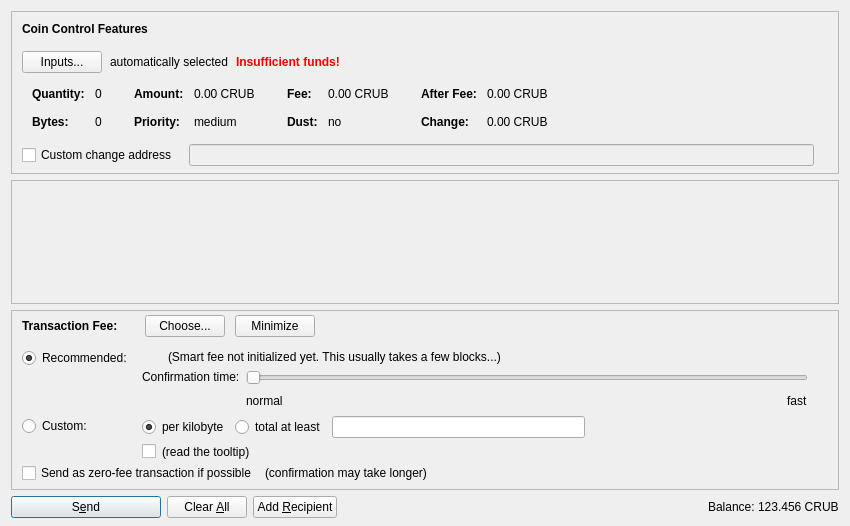
<?xml version="1.0" encoding="UTF-8"?>
<ui version="4.0">
 <class>SendCoinsDialog</class>
 <widget class="QDialog" name="SendCoinsDialog">
  <property name="geometry">
   <rect>
    <x>0</x>
    <y>0</y>
    <width>850</width>
    <height>526</height>
   </rect>
  </property>
  <property name="windowTitle">
   <string>Send Coins</string>
  </property>
  <layout class="QVBoxLayout" name="verticalLayout" stretch="0,1,0,0">
   <property name="bottomMargin">
    <number>8</number>
   </property>
   <item>
    <widget class="QFrame" name="frameCoinControl">
     <property name="sizePolicy">
      <sizepolicy hsizetype="Expanding" vsizetype="Expanding">
       <horstretch>0</horstretch>
       <verstretch>0</verstretch>
      </sizepolicy>
     </property>
     <property name="maximumSize">
      <size>
       <width>16777215</width>
       <height>16777215</height>
      </size>
     </property>
     <property name="frameShape">
      <enum>QFrame::StyledPanel</enum>
     </property>
     <property name="frameShadow">
      <enum>QFrame::Sunken</enum>
     </property>
     <layout class="QVBoxLayout" name="verticalLayoutCoinControl2">
      <property name="spacing">
       <number>0</number>
      </property>
      <property name="leftMargin">
       <number>0</number>
      </property>
      <property name="topMargin">
       <number>0</number>
      </property>
      <property name="rightMargin">
       <number>0</number>
      </property>
      <property name="bottomMargin">
       <number>6</number>
      </property>
      <item>
       <layout class="QVBoxLayout" name="verticalLayoutCoinControl" stretch="0,0,0,0,1">
        <property name="spacing">
         <number>0</number>
        </property>
        <property name="leftMargin">
         <number>10</number>
        </property>
        <property name="topMargin">
         <number>10</number>
        </property>
        <item>
         <layout class="QHBoxLayout" name="horizontalLayoutCoinControl1">
          <property name="bottomMargin">
           <number>15</number>
          </property>
          <item>
           <widget class="QLabel" name="labelCoinControlFeatures">
            <property name="sizePolicy">
             <sizepolicy hsizetype="Preferred" vsizetype="Maximum">
              <horstretch>0</horstretch>
              <verstretch>0</verstretch>
             </sizepolicy>
            </property>
            <property name="font">
             <font>
              <weight>75</weight>
              <bold>true</bold>
             </font>
            </property>
            <property name="styleSheet">
             <string notr="true">font-weight:bold;</string>
            </property>
            <property name="text">
             <string>Coin Control Features</string>
            </property>
           </widget>
          </item>
         </layout>
        </item>
        <item>
         <layout class="QHBoxLayout" name="horizontalLayoutCoinControl2" stretch="0,0,0,0">
          <property name="spacing">
           <number>8</number>
          </property>
          <property name="bottomMargin">
           <number>10</number>
          </property>
          <item>
           <widget class="QPushButton" name="pushButtonCoinControl">
            <property name="styleSheet">
             <string notr="true"/>
            </property>
            <property name="text">
             <string>Inputs...</string>
            </property>
            <property name="autoDefault">
             <bool>false</bool>
            </property>
           </widget>
          </item>
          <item>
           <widget class="QLabel" name="labelCoinControlAutomaticallySelected">
            <property name="text">
             <string>automatically selected</string>
            </property>
            <property name="margin">
             <number>5</number>
            </property>
           </widget>
          </item>
          <item>
           <widget class="QLabel" name="labelCoinControlInsuffFunds">
            <property name="font">
             <font>
              <weight>75</weight>
              <bold>true</bold>
             </font>
            </property>
            <property name="styleSheet">
             <string notr="true">color:red;font-weight:bold;</string>
            </property>
            <property name="text">
             <string>Insufficient funds!</string>
            </property>
            <property name="margin">
             <number>5</number>
            </property>
           </widget>
          </item>
          <item>
           <spacer name="horizontalSpacerCoinControl">
            <property name="orientation">
             <enum>Qt::Horizontal</enum>
            </property>
            <property name="sizeHint" stdset="0">
             <size>
              <width>40</width>
              <height>1</height>
             </size>
            </property>
           </spacer>
          </item>
         </layout>
        </item>
        <item>
         <widget class="QWidget" name="widgetCoinControl" native="true">
          <property name="sizePolicy">
           <sizepolicy hsizetype="Preferred" vsizetype="Preferred">
            <horstretch>0</horstretch>
            <verstretch>0</verstretch>
           </sizepolicy>
          </property>
          <property name="minimumSize">
           <size>
            <width>0</width>
            <height>0</height>
           </size>
          </property>
          <property name="styleSheet">
           <string notr="true"/>
          </property>
          <layout class="QHBoxLayout" name="horizontalLayoutCoinControl5">
           <property name="leftMargin">
            <number>0</number>
           </property>
           <property name="topMargin">
            <number>0</number>
           </property>
           <property name="rightMargin">
            <number>0</number>
           </property>
           <property name="bottomMargin">
            <number>0</number>
           </property>
           <item>
            <layout class="QHBoxLayout" name="horizontalLayoutCoinControl3" stretch="0,0,0,1">
             <property name="spacing">
              <number>20</number>
             </property>
             <property name="topMargin">
              <number>0</number>
             </property>
             <property name="bottomMargin">
              <number>10</number>
             </property>
             <item>
              <layout class="QFormLayout" name="formLayoutCoinControl1">
               <property name="horizontalSpacing">
                <number>10</number>
               </property>
               <property name="verticalSpacing">
                <number>14</number>
               </property>
               <property name="leftMargin">
                <number>10</number>
               </property>
               <property name="topMargin">
                <number>4</number>
               </property>
               <property name="rightMargin">
                <number>6</number>
               </property>
               <item row="0" column="0">
                <widget class="QLabel" name="labelCoinControlQuantityText">
                 <property name="font">
                  <font>
                   <weight>75</weight>
                   <bold>true</bold>
                  </font>
                 </property>
                 <property name="text">
                  <string>Quantity:</string>
                 </property>
                 <property name="margin">
                  <number>0</number>
                 </property>
                </widget>
               </item>
               <item row="0" column="1">
                <widget class="QLabel" name="labelCoinControlQuantity">
                 <property name="cursor">
                  <cursorShape>IBeamCursor</cursorShape>
                 </property>
                 <property name="contextMenuPolicy">
                  <enum>Qt::ActionsContextMenu</enum>
                 </property>
                 <property name="text">
                  <string notr="true">0</string>
                 </property>
                 <property name="margin">
                  <number>0</number>
                 </property>
                 <property name="textInteractionFlags">
                  <set>Qt::LinksAccessibleByMouse|Qt::TextSelectableByKeyboard|Qt::TextSelectableByMouse</set>
                 </property>
                </widget>
               </item>
               <item row="1" column="0">
                <widget class="QLabel" name="labelCoinControlBytesText">
                 <property name="font">
                  <font>
                   <weight>75</weight>
                   <bold>true</bold>
                  </font>
                 </property>
                 <property name="text">
                  <string>Bytes:</string>
                 </property>
                </widget>
               </item>
               <item row="1" column="1">
                <widget class="QLabel" name="labelCoinControlBytes">
                 <property name="cursor">
                  <cursorShape>IBeamCursor</cursorShape>
                 </property>
                 <property name="contextMenuPolicy">
                  <enum>Qt::ActionsContextMenu</enum>
                 </property>
                 <property name="text">
                  <string notr="true">0</string>
                 </property>
                 <property name="textInteractionFlags">
                  <set>Qt::LinksAccessibleByMouse|Qt::TextSelectableByKeyboard|Qt::TextSelectableByMouse</set>
                 </property>
                </widget>
               </item>
              </layout>
             </item>
             <item>
              <layout class="QFormLayout" name="formLayoutCoinControl2">
               <property name="horizontalSpacing">
                <number>10</number>
               </property>
               <property name="verticalSpacing">
                <number>14</number>
               </property>
               <property name="leftMargin">
                <number>6</number>
               </property>
               <property name="topMargin">
                <number>4</number>
               </property>
               <property name="rightMargin">
                <number>6</number>
               </property>
               <item row="0" column="0">
                <widget class="QLabel" name="labelCoinControlAmountText">
                 <property name="font">
                  <font>
                   <weight>75</weight>
                   <bold>true</bold>
                  </font>
                 </property>
                 <property name="text">
                  <string>Amount:</string>
                 </property>
                 <property name="margin">
                  <number>0</number>
                 </property>
                </widget>
               </item>
               <item row="0" column="1">
                <widget class="QLabel" name="labelCoinControlAmount">
                 <property name="cursor">
                  <cursorShape>IBeamCursor</cursorShape>
                 </property>
                 <property name="contextMenuPolicy">
                  <enum>Qt::ActionsContextMenu</enum>
                 </property>
                 <property name="text">
                  <string notr="true">0.00 CRUB</string>
                 </property>
                 <property name="textInteractionFlags">
                  <set>Qt::LinksAccessibleByMouse|Qt::TextSelectableByKeyboard|Qt::TextSelectableByMouse</set>
                 </property>
                </widget>
               </item>
               <item row="1" column="0">
                <widget class="QLabel" name="labelCoinControlPriorityText">
                 <property name="font">
                  <font>
                   <weight>75</weight>
                   <bold>true</bold>
                  </font>
                 </property>
                 <property name="text">
                  <string>Priority:</string>
                 </property>
                </widget>
               </item>
               <item row="1" column="1">
                <widget class="QLabel" name="labelCoinControlPriority">
                 <property name="cursor">
                  <cursorShape>IBeamCursor</cursorShape>
                 </property>
                 <property name="contextMenuPolicy">
                  <enum>Qt::ActionsContextMenu</enum>
                 </property>
                 <property name="text">
                  <string notr="true">medium</string>
                 </property>
                 <property name="textInteractionFlags">
                  <set>Qt::LinksAccessibleByMouse|Qt::TextSelectableByKeyboard|Qt::TextSelectableByMouse</set>
                 </property>
                </widget>
               </item>
              </layout>
             </item>
             <item>
              <layout class="QFormLayout" name="formLayoutCoinControl3">
               <property name="horizontalSpacing">
                <number>10</number>
               </property>
               <property name="verticalSpacing">
                <number>14</number>
               </property>
               <property name="leftMargin">
                <number>6</number>
               </property>
               <property name="topMargin">
                <number>4</number>
               </property>
               <property name="rightMargin">
                <number>6</number>
               </property>
               <item row="0" column="0">
                <widget class="QLabel" name="labelCoinControlFeeText">
                 <property name="font">
                  <font>
                   <weight>75</weight>
                   <bold>true</bold>
                  </font>
                 </property>
                 <property name="text">
                  <string>Fee:</string>
                 </property>
                 <property name="margin">
                  <number>0</number>
                 </property>
                </widget>
               </item>
               <item row="0" column="1">
                <widget class="QLabel" name="labelCoinControlFee">
                 <property name="cursor">
                  <cursorShape>IBeamCursor</cursorShape>
                 </property>
                 <property name="contextMenuPolicy">
                  <enum>Qt::ActionsContextMenu</enum>
                 </property>
                 <property name="text">
                  <string notr="true">0.00 CRUB</string>
                 </property>
                 <property name="textInteractionFlags">
                  <set>Qt::LinksAccessibleByMouse|Qt::TextSelectableByKeyboard|Qt::TextSelectableByMouse</set>
                 </property>
                </widget>
               </item>
               <item row="1" column="0">
                <widget class="QLabel" name="labelCoinControlLowOutputText">
                 <property name="font">
                  <font>
                   <weight>75</weight>
                   <bold>true</bold>
                  </font>
                 </property>
                 <property name="text">
                  <string>Dust:</string>
                 </property>
                </widget>
               </item>
               <item row="1" column="1">
                <widget class="QLabel" name="labelCoinControlLowOutput">
                 <property name="cursor">
                  <cursorShape>IBeamCursor</cursorShape>
                 </property>
                 <property name="contextMenuPolicy">
                  <enum>Qt::ActionsContextMenu</enum>
                 </property>
                 <property name="text">
                  <string notr="true">no</string>
                 </property>
                 <property name="textInteractionFlags">
                  <set>Qt::LinksAccessibleByMouse|Qt::TextSelectableByKeyboard|Qt::TextSelectableByMouse</set>
                 </property>
                </widget>
               </item>
              </layout>
             </item>
             <item>
              <layout class="QFormLayout" name="formLayoutCoinControl4">
               <property name="horizontalSpacing">
                <number>10</number>
               </property>
               <property name="verticalSpacing">
                <number>14</number>
               </property>
               <property name="leftMargin">
                <number>6</number>
               </property>
               <property name="topMargin">
                <number>4</number>
               </property>
               <property name="rightMargin">
                <number>6</number>
               </property>
               <item row="0" column="0">
                <widget class="QLabel" name="labelCoinControlAfterFeeText">
                 <property name="font">
                  <font>
                   <weight>75</weight>
                   <bold>true</bold>
                  </font>
                 </property>
                 <property name="text">
                  <string>After Fee:</string>
                 </property>
                 <property name="margin">
                  <number>0</number>
                 </property>
                </widget>
               </item>
               <item row="0" column="1">
                <widget class="QLabel" name="labelCoinControlAfterFee">
                 <property name="cursor">
                  <cursorShape>IBeamCursor</cursorShape>
                 </property>
                 <property name="contextMenuPolicy">
                  <enum>Qt::ActionsContextMenu</enum>
                 </property>
                 <property name="text">
                  <string notr="true">0.00 CRUB</string>
                 </property>
                 <property name="textInteractionFlags">
                  <set>Qt::LinksAccessibleByMouse|Qt::TextSelectableByKeyboard|Qt::TextSelectableByMouse</set>
                 </property>
                </widget>
               </item>
               <item row="1" column="0">
                <widget class="QLabel" name="labelCoinControlChangeText">
                 <property name="font">
                  <font>
                   <weight>75</weight>
                   <bold>true</bold>
                  </font>
                 </property>
                 <property name="text">
                  <string>Change:</string>
                 </property>
                </widget>
               </item>
               <item row="1" column="1">
                <widget class="QLabel" name="labelCoinControlChange">
                 <property name="cursor">
                  <cursorShape>IBeamCursor</cursorShape>
                 </property>
                 <property name="contextMenuPolicy">
                  <enum>Qt::ActionsContextMenu</enum>
                 </property>
                 <property name="text">
                  <string notr="true">0.00 CRUB</string>
                 </property>
                 <property name="textInteractionFlags">
                  <set>Qt::LinksAccessibleByMouse|Qt::TextSelectableByKeyboard|Qt::TextSelectableByMouse</set>
                 </property>
                </widget>
               </item>
              </layout>
             </item>
            </layout>
           </item>
          </layout>
         </widget>
        </item>
        <item>
         <layout class="QHBoxLayout" name="horizontalLayoutCoinControl4" stretch="0,0,0">
          <property name="spacing">
           <number>12</number>
          </property>
          <property name="sizeConstraint">
           <enum>QLayout::SetDefaultConstraint</enum>
          </property>
          <property name="topMargin">
           <number>5</number>
          </property>
          <property name="rightMargin">
           <number>5</number>
          </property>
          <item>
           <widget class="QCheckBox" name="checkBoxCoinControlChange">
            <property name="toolTip">
             <string>If this is activated, but the change address is empty or invalid, change will be sent to a newly generated address.</string>
            </property>
            <property name="text">
             <string>Custom change address</string>
            </property>
           </widget>
          </item>
          <item>
           <widget class="QValidatedLineEdit" name="lineEditCoinControlChange">
            <property name="enabled">
             <bool>false</bool>
            </property>
            <property name="sizePolicy">
             <sizepolicy hsizetype="Expanding" vsizetype="Fixed">
              <horstretch>0</horstretch>
              <verstretch>0</verstretch>
             </sizepolicy>
            </property>
           </widget>
          </item>
          <item>
           <widget class="QLabel" name="labelCoinControlChangeLabel">
            <property name="sizePolicy">
             <sizepolicy hsizetype="Preferred" vsizetype="Expanding">
              <horstretch>0</horstretch>
              <verstretch>0</verstretch>
             </sizepolicy>
            </property>
            <property name="minimumSize">
             <size>
              <width>0</width>
              <height>0</height>
             </size>
            </property>
            <property name="text">
             <string/>
            </property>
            <property name="margin">
             <number>3</number>
            </property>
           </widget>
          </item>
         </layout>
        </item>
        <item>
         <spacer name="verticalSpacerCoinControl">
          <property name="orientation">
           <enum>Qt::Vertical</enum>
          </property>
          <property name="sizeHint" stdset="0">
           <size>
            <width>800</width>
            <height>1</height>
           </size>
          </property>
         </spacer>
        </item>
       </layout>
      </item>
     </layout>
    </widget>
   </item>
   <item>
    <widget class="QScrollArea" name="scrollArea">
     <property name="widgetResizable">
      <bool>true</bool>
     </property>
     <widget class="QWidget" name="scrollAreaWidgetContents">
      <property name="geometry">
       <rect>
        <x>0</x>
        <y>0</y>
        <width>830</width>
        <height>68</height>
       </rect>
      </property>
      <layout class="QVBoxLayout" name="verticalLayout_2" stretch="0,1">
       <property name="leftMargin">
        <number>0</number>
       </property>
       <property name="topMargin">
        <number>0</number>
       </property>
       <property name="rightMargin">
        <number>0</number>
       </property>
       <property name="bottomMargin">
        <number>0</number>
       </property>
       <item>
        <layout class="QVBoxLayout" name="entries">
         <property name="spacing">
          <number>6</number>
         </property>
        </layout>
       </item>
       <item>
        <spacer name="verticalSpacer">
         <property name="orientation">
          <enum>Qt::Vertical</enum>
         </property>
         <property name="sizeHint" stdset="0">
          <size>
           <width>20</width>
           <height>40</height>
          </size>
         </property>
        </spacer>
       </item>
      </layout>
     </widget>
    </widget>
   </item>
   <item>
    <widget class="QFrame" name="frameFee">
     <property name="sizePolicy">
      <sizepolicy hsizetype="Expanding" vsizetype="Expanding">
       <horstretch>0</horstretch>
       <verstretch>0</verstretch>
      </sizepolicy>
     </property>
     <property name="maximumSize">
      <size>
       <width>16777215</width>
       <height>16777215</height>
      </size>
     </property>
     <property name="frameShape">
      <enum>QFrame::StyledPanel</enum>
     </property>
     <property name="frameShadow">
      <enum>QFrame::Sunken</enum>
     </property>
     <layout class="QVBoxLayout" name="verticalLayoutFee1">
      <property name="spacing">
       <number>0</number>
      </property>
      <property name="leftMargin">
       <number>0</number>
      </property>
      <property name="topMargin">
       <number>0</number>
      </property>
      <property name="rightMargin">
       <number>0</number>
      </property>
      <property name="bottomMargin">
       <number>0</number>
      </property>
      <item>
       <layout class="QVBoxLayout" name="verticalLayoutFee2" stretch="0,0,0">
        <property name="spacing">
         <number>0</number>
        </property>
        <property name="leftMargin">
         <number>10</number>
        </property>
        <property name="topMargin">
         <number>0</number>
        </property>
        <item>
         <layout class="QHBoxLayout" name="horizontalLayoutFee1">
          <property name="bottomMargin">
           <number>0</number>
          </property>
          <item>
           <layout class="QVBoxLayout" name="verticalLayoutFee7">
            <property name="spacing">
             <number>0</number>
            </property>
            <item>
             <spacer name="verticalSpacerSmartFee">
              <property name="orientation">
               <enum>Qt::Vertical</enum>
              </property>
              <property name="sizeType">
               <enum>QSizePolicy::Fixed</enum>
              </property>
              <property name="sizeHint" stdset="0">
               <size>
                <width>1</width>
                <height>4</height>
               </size>
              </property>
             </spacer>
            </item>
            <item>
             <layout class="QHBoxLayout" name="horizontalLayoutSmartFee">
              <property name="spacing">
               <number>10</number>
              </property>
              <item>
               <widget class="QLabel" name="labelFeeHeadline">
                <property name="sizePolicy">
                 <sizepolicy hsizetype="Preferred" vsizetype="Maximum">
                  <horstretch>0</horstretch>
                  <verstretch>0</verstretch>
                 </sizepolicy>
                </property>
                <property name="font">
                 <font>
                  <weight>75</weight>
                  <bold>true</bold>
                 </font>
                </property>
                <property name="styleSheet">
                 <string notr="true">font-weight:bold;</string>
                </property>
                <property name="text">
                 <string>Transaction Fee:</string>
                </property>
               </widget>
              </item>
              <item>
               <widget class="QLabel" name="labelFeeMinimized">
                <property name="text">
                 <string/>
                </property>
               </widget>
              </item>
              <item>
               <widget class="QPushButton" name="buttonChooseFee">
                <property name="text">
                 <string>Choose...</string>
                </property>
               </widget>
              </item>
              <item>
               <widget class="QPushButton" name="buttonMinimizeFee">
                <property name="toolTip">
                 <string>collapse fee-settings</string>
                </property>
                <property name="text">
                 <string>Minimize</string>
                </property>
               </widget>
              </item>
             </layout>
            </item>
            <item>
             <spacer name="verticalSpacer_5">
              <property name="orientation">
               <enum>Qt::Vertical</enum>
              </property>
              <property name="sizeHint" stdset="0">
               <size>
                <width>1</width>
                <height>1</height>
               </size>
              </property>
             </spacer>
            </item>
           </layout>
          </item>
          <item>
           <spacer name="horizontalSpacer_4">
            <property name="orientation">
             <enum>Qt::Horizontal</enum>
            </property>
            <property name="sizeHint" stdset="0">
             <size>
              <width>40</width>
              <height>20</height>
             </size>
            </property>
           </spacer>
          </item>
         </layout>
        </item>
        <item>
         <widget class="QFrame" name="frameFeeSelection">
          <layout class="QVBoxLayout" name="verticalLayoutFee12">
           <property name="spacing">
            <number>0</number>
           </property>
           <property name="leftMargin">
            <number>0</number>
           </property>
           <property name="topMargin">
            <number>0</number>
           </property>
           <property name="rightMargin">
            <number>0</number>
           </property>
           <property name="bottomMargin">
            <number>0</number>
           </property>
           <item>
            <layout class="QGridLayout" name="gridLayoutFee">
             <property name="topMargin">
              <number>10</number>
             </property>
             <property name="bottomMargin">
              <number>4</number>
             </property>
             <property name="horizontalSpacing">
              <number>10</number>
             </property>
             <property name="verticalSpacing">
              <number>4</number>
             </property>
             <item row="1" column="1">
              <layout class="QVBoxLayout" name="verticalLayoutFee8">
               <property name="spacing">
                <number>6</number>
               </property>
               <item>
                <layout class="QHBoxLayout" name="horizontalLayoutFee13">
                 <item>
                  <widget class="QRadioButton" name="radioCustomPerKilobyte">
                   <property name="toolTip">
                    <string>If the custom fee is set to 1000 satoshis and the transaction is only 250 bytes, then &quot;per kilobyte&quot; only pays 250 satoshis in fee, while &quot;at least&quot; pays 1000 satoshis. For transactions bigger than a kilobyte both pay by kilobyte.</string>
                   </property>
                   <property name="text">
                    <string>per kilobyte</string>
                   </property>
                   <property name="checked">
                    <bool>true</bool>
                   </property>
                   <attribute name="buttonGroup">
                    <string notr="true">groupCustomFee</string>
                   </attribute>
                  </widget>
                 </item>
                 <item>
                  <widget class="QRadioButton" name="radioCustomAtLeast">
                   <property name="toolTip">
                    <string>If the custom fee is set to 1000 satoshis and the transaction is only 250 bytes, then &quot;per kilobyte&quot; only pays 250 satoshis in fee, while &quot;total at least&quot; pays 1000 satoshis. For transactions bigger than a kilobyte both pay by kilobyte.</string>
                   </property>
                   <property name="text">
                    <string>total at least</string>
                   </property>
                   <attribute name="buttonGroup">
                    <string notr="true">groupCustomFee</string>
                   </attribute>
                  </widget>
                 </item>
                 <item>
                  <widget class="BitcoinAmountField" name="customFee"/>
                 </item>
                 <item>
                  <spacer name="horizontalSpacer_6">
                   <property name="orientation">
                    <enum>Qt::Horizontal</enum>
                   </property>
                   <property name="sizeHint" stdset="0">
                    <size>
                     <width>1</width>
                     <height>1</height>
                    </size>
                   </property>
                  </spacer>
                 </item>
                </layout>
               </item>
               <item>
                <layout class="QHBoxLayout" name="horizontalLayoutFee8">
                 <item>
                  <widget class="QCheckBox" name="checkBoxMinimumFee">
                   <property name="toolTip">
                    <string>Paying only the minimum fee is just fine as long as there is less transaction volume than space in the blocks. But be aware that this can end up in a never confirming transaction once there is more demand for cryptoruble transactions than the network can process.</string>
                   </property>
                   <property name="text">
                    <string/>
                   </property>
                  </widget>
                 </item>
                 <item>
                  <widget class="QLabel" name="labelMinFeeWarning">
                   <property name="enabled">
                    <bool>true</bool>
                   </property>
                   <property name="toolTip">
                    <string>Paying only the minimum fee is just fine as long as there is less transaction volume than space in the blocks. But be aware that this can end up in a never confirming transaction once there is more demand for cryptoruble transactions than the network can process.</string>
                   </property>
                   <property name="text">
                    <string>(read the tooltip)</string>
                   </property>
                   <property name="margin">
                    <number>5</number>
                   </property>
                  </widget>
                 </item>
                 <item>
                  <spacer name="horizontalSpacer_2">
                   <property name="orientation">
                    <enum>Qt::Horizontal</enum>
                   </property>
                   <property name="sizeHint" stdset="0">
                    <size>
                     <width>1</width>
                     <height>1</height>
                    </size>
                   </property>
                  </spacer>
                 </item>
                </layout>
               </item>
              </layout>
             </item>
             <item row="0" column="0">
              <layout class="QVBoxLayout" name="verticalLayoutFee4" stretch="0,1">
               <item>
                <widget class="QRadioButton" name="radioSmartFee">
                 <property name="text">
                  <string>Recommended:</string>
                 </property>
                 <property name="checked">
                  <bool>true</bool>
                 </property>
                 <attribute name="buttonGroup">
                  <string notr="true">groupFee</string>
                 </attribute>
                </widget>
               </item>
               <item>
                <spacer name="verticalSpacer_2">
                 <property name="orientation">
                  <enum>Qt::Vertical</enum>
                 </property>
                 <property name="sizeHint" stdset="0">
                  <size>
                   <width>1</width>
                   <height>1</height>
                  </size>
                 </property>
                </spacer>
               </item>
              </layout>
             </item>
             <item row="1" column="0">
              <layout class="QVBoxLayout" name="verticalLayoutFee9" stretch="0,1">
               <item>
                <widget class="QRadioButton" name="radioCustomFee">
                 <property name="text">
                  <string>Custom:</string>
                 </property>
                 <attribute name="buttonGroup">
                  <string notr="true">groupFee</string>
                 </attribute>
                </widget>
               </item>
               <item>
                <spacer name="verticalSpacer_6">
                 <property name="orientation">
                  <enum>Qt::Vertical</enum>
                 </property>
                 <property name="sizeHint" stdset="0">
                  <size>
                   <width>1</width>
                   <height>1</height>
                  </size>
                 </property>
                </spacer>
               </item>
              </layout>
             </item>
             <item row="0" column="1">
              <layout class="QVBoxLayout" name="verticalLayoutFee3" stretch="0,0,1">
               <property name="spacing">
                <number>6</number>
               </property>
               <property name="topMargin">
                <number>2</number>
               </property>
               <item>
                <layout class="QHBoxLayout" name="horizontalLayoutFee12">
                 <item>
                  <widget class="QLabel" name="labelSmartFee">
                   <property name="text">
                    <string/>
                   </property>
                   <property name="margin">
                    <number>2</number>
                   </property>
                  </widget>
                 </item>
                 <item>
                  <widget class="QLabel" name="labelFeeEstimation">
                   <property name="text">
                    <string/>
                   </property>
                  </widget>
                 </item>
                 <item>
                  <widget class="QLabel" name="labelSmartFee2">
                   <property name="text">
                    <string>(Smart fee not initialized yet. This usually takes a few blocks...)</string>
                   </property>
                   <property name="margin">
                    <number>2</number>
                   </property>
                  </widget>
                 </item>
                 <item>
                  <spacer name="horizontalSpacer_5">
                   <property name="orientation">
                    <enum>Qt::Horizontal</enum>
                   </property>
                   <property name="sizeHint" stdset="0">
                    <size>
                     <width>1</width>
                     <height>1</height>
                    </size>
                   </property>
                  </spacer>
                 </item>
                </layout>
               </item>
               <item>
                <layout class="QHBoxLayout" name="horizontalLayoutFee9">
                 <item>
                  <layout class="QVBoxLayout" name="verticalLayoutFee6">
                   <item>
                    <widget class="QLabel" name="labelSmartFee3">
                     <property name="text">
                      <string>Confirmation time:</string>
                     </property>
                     <property name="margin">
                      <number>2</number>
                     </property>
                    </widget>
                   </item>
                   <item>
                    <spacer name="verticalSpacer_3">
                     <property name="orientation">
                      <enum>Qt::Vertical</enum>
                     </property>
                     <property name="sizeHint" stdset="0">
                      <size>
                       <width>1</width>
                       <height>1</height>
                      </size>
                     </property>
                    </spacer>
                   </item>
                  </layout>
                 </item>
                 <item>
                  <layout class="QVBoxLayout" name="verticalLayoutFee5">
                   <property name="rightMargin">
                    <number>30</number>
                   </property>
                   <item>
                    <widget class="QSlider" name="sliderSmartFee">
                     <property name="minimum">
                      <number>0</number>
                     </property>
                     <property name="maximum">
                      <number>24</number>
                     </property>
                     <property name="pageStep">
                      <number>1</number>
                     </property>
                     <property name="value">
                      <number>0</number>
                     </property>
                     <property name="orientation">
                      <enum>Qt::Horizontal</enum>
                     </property>
                     <property name="invertedAppearance">
                      <bool>false</bool>
                     </property>
                     <property name="invertedControls">
                      <bool>false</bool>
                     </property>
                     <property name="tickPosition">
                      <enum>QSlider::NoTicks</enum>
                     </property>
                    </widget>
                   </item>
                   <item>
                    <layout class="QHBoxLayout" name="horizontalLayoutFee10">
                     <item>
                      <widget class="QLabel" name="labelSmartFeeNormal">
                       <property name="text">
                        <string>normal</string>
                       </property>
                      </widget>
                     </item>
                     <item>
                      <spacer name="horizontalSpacer_3">
                       <property name="orientation">
                        <enum>Qt::Horizontal</enum>
                       </property>
                       <property name="sizeHint" stdset="0">
                        <size>
                         <width>40</width>
                         <height>20</height>
                        </size>
                       </property>
                      </spacer>
                     </item>
                     <item>
                      <widget class="QLabel" name="labelSmartFeeFast">
                       <property name="text">
                        <string>fast</string>
                       </property>
                      </widget>
                     </item>
                    </layout>
                   </item>
                  </layout>
                 </item>
                </layout>
               </item>
               <item>
                <spacer name="verticalSpacer_4">
                 <property name="orientation">
                  <enum>Qt::Vertical</enum>
                 </property>
                 <property name="sizeHint" stdset="0">
                  <size>
                   <width>1</width>
                   <height>1</height>
                  </size>
                 </property>
                </spacer>
               </item>
              </layout>
             </item>
            </layout>
           </item>
           <item>
            <layout class="QHBoxLayout" name="horizontalLayoutFee5" stretch="0,0,0">
             <property name="spacing">
              <number>8</number>
             </property>
             <property name="bottomMargin">
              <number>4</number>
             </property>
             <item>
              <widget class="QCheckBox" name="checkBoxFreeTx">
               <property name="text">
                <string>Send as zero-fee transaction if possible</string>
               </property>
              </widget>
             </item>
             <item>
              <widget class="QLabel" name="labelFreeTx">
               <property name="text">
                <string>(confirmation may take longer)</string>
               </property>
               <property name="margin">
                <number>5</number>
               </property>
              </widget>
             </item>
             <item>
              <spacer name="horizontalSpacerFee5">
               <property name="orientation">
                <enum>Qt::Horizontal</enum>
               </property>
               <property name="sizeHint" stdset="0">
                <size>
                 <width>1</width>
                 <height>1</height>
                </size>
               </property>
              </spacer>
             </item>
            </layout>
           </item>
           <item>
            <spacer name="verticalSpacerFee2">
             <property name="orientation">
              <enum>Qt::Vertical</enum>
             </property>
             <property name="sizeHint" stdset="0">
              <size>
               <width>1</width>
               <height>1</height>
              </size>
             </property>
            </spacer>
           </item>
          </layout>
         </widget>
        </item>
        <item>
         <spacer name="verticalSpacerFee">
          <property name="orientation">
           <enum>Qt::Vertical</enum>
          </property>
          <property name="sizeHint" stdset="0">
           <size>
            <width>800</width>
            <height>1</height>
           </size>
          </property>
         </spacer>
        </item>
       </layout>
      </item>
     </layout>
    </widget>
   </item>
   <item>
    <layout class="QHBoxLayout" name="horizontalLayout">
     <item>
      <widget class="QPushButton" name="sendButton">
       <property name="minimumSize">
        <size>
         <width>150</width>
         <height>0</height>
        </size>
       </property>
       <property name="toolTip">
        <string>Confirm the send action</string>
       </property>
       <property name="text">
        <string>S&amp;end</string>
       </property>
       <property name="icon">
        <iconset resource="../bitcoin.qrc">
         <normaloff>:/icons/send</normaloff>:/icons/send</iconset>
       </property>
       <property name="autoDefault">
        <bool>false</bool>
       </property>
       <property name="default">
        <bool>true</bool>
       </property>
      </widget>
     </item>
     <item>
      <widget class="QPushButton" name="clearButton">
       <property name="sizePolicy">
        <sizepolicy hsizetype="Minimum" vsizetype="Fixed">
         <horstretch>0</horstretch>
         <verstretch>0</verstretch>
        </sizepolicy>
       </property>
       <property name="toolTip">
        <string>Clear all fields of the form.</string>
       </property>
       <property name="text">
        <string>Clear &amp;All</string>
       </property>
       <property name="icon">
        <iconset resource="../bitcoin.qrc">
         <normaloff>:/icons/remove</normaloff>:/icons/remove</iconset>
       </property>
       <property name="autoDefault">
        <bool>false</bool>
       </property>
      </widget>
     </item>
     <item>
      <widget class="QPushButton" name="addButton">
       <property name="toolTip">
        <string>Send to multiple recipients at once</string>
       </property>
       <property name="text">
        <string>Add &amp;Recipient</string>
       </property>
       <property name="icon">
        <iconset resource="../bitcoin.qrc">
         <normaloff>:/icons/add</normaloff>:/icons/add</iconset>
       </property>
       <property name="autoDefault">
        <bool>false</bool>
       </property>
      </widget>
     </item>
     <item>
      <spacer name="horizontalSpacer">
       <property name="orientation">
        <enum>Qt::Horizontal</enum>
       </property>
       <property name="sizeHint" stdset="0">
        <size>
         <width>40</width>
         <height>20</height>
        </size>
       </property>
      </spacer>
     </item>
     <item>
      <layout class="QHBoxLayout" name="horizontalLayout_2">
       <property name="spacing">
        <number>3</number>
       </property>
       <item>
        <widget class="QLabel" name="label">
         <property name="sizePolicy">
          <sizepolicy hsizetype="Preferred" vsizetype="Fixed">
           <horstretch>0</horstretch>
           <verstretch>0</verstretch>
          </sizepolicy>
         </property>
         <property name="text">
          <string>Balance:</string>
         </property>
        </widget>
       </item>
       <item>
        <widget class="QLabel" name="labelBalance">
         <property name="sizePolicy">
          <sizepolicy hsizetype="Preferred" vsizetype="Fixed">
           <horstretch>0</horstretch>
           <verstretch>0</verstretch>
          </sizepolicy>
         </property>
         <property name="cursor">
          <cursorShape>IBeamCursor</cursorShape>
         </property>
         <property name="text">
          <string notr="true">123.456 CRUB</string>
         </property>
         <property name="textInteractionFlags">
          <set>Qt::LinksAccessibleByMouse|Qt::TextSelectableByKeyboard|Qt::TextSelectableByMouse</set>
         </property>
        </widget>
       </item>
      </layout>
     </item>
    </layout>
   </item>
  </layout>
 </widget>
 <customwidgets>
  <customwidget>
   <class>QValidatedLineEdit</class>
   <extends>QLineEdit</extends>
   <header>qvalidatedlineedit.h</header>
  </customwidget>
  <customwidget>
   <class>BitcoinAmountField</class>
   <extends>QLineEdit</extends>
   <header>bitcoinamountfield.h</header>
   <container>1</container>
  </customwidget>
 </customwidgets>
 <resources>
  <include location="../bitcoin.qrc"/>
 </resources>
 <connections/>
 <buttongroups>
  <buttongroup name="groupFee"/>
  <buttongroup name="groupCustomFee"/>
 </buttongroups>
</ui>
